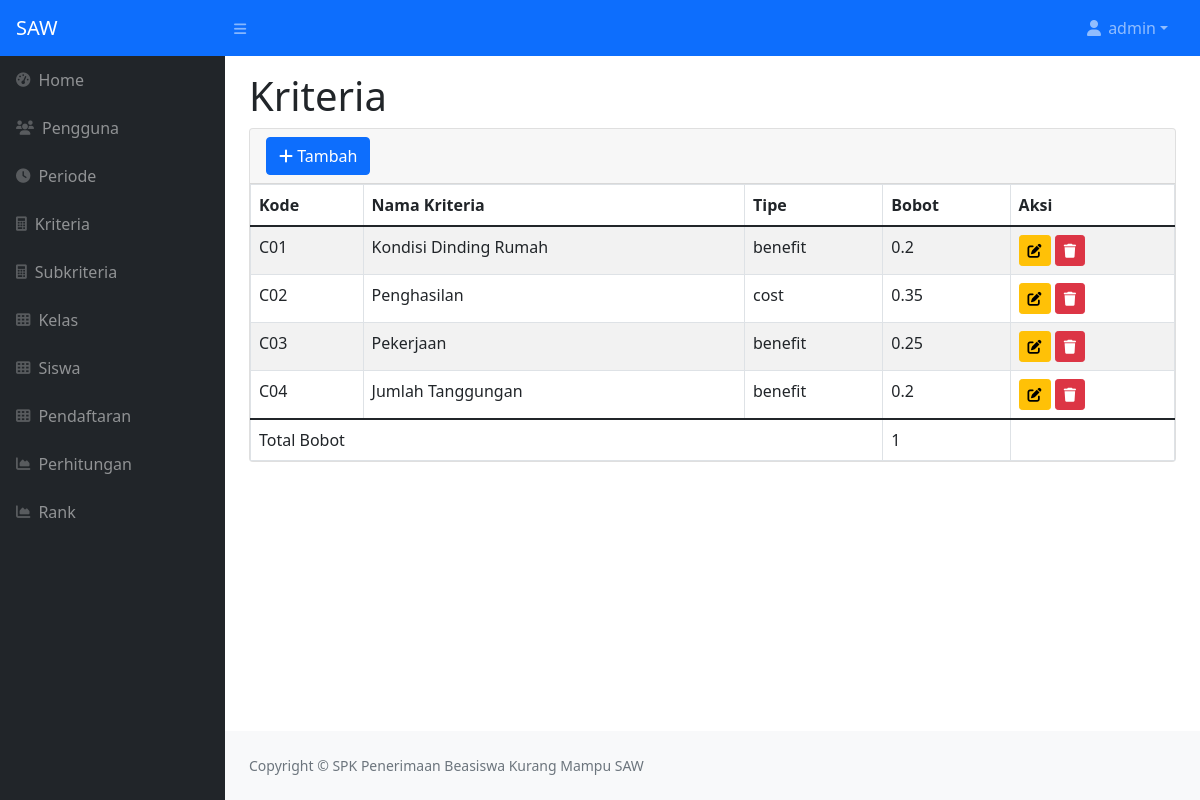
The app's page /index.php?m=kriteria (signed in) with its own data.
### tables this page shows
CREATE TABLE `tb_kriteria` (
  `kode_kriteria` varchar(16) NOT NULL,
  `nama_kriteria` varchar(255) DEFAULT NULL,
  `atribut` varchar(255) DEFAULT NULL,
  `bobot` double DEFAULT NULL
);

### config.php (called while the page is built)
<?php
$config["server"] = '172.23.0.3';
$config["username"] = 'root';
$config["password"] = 'changeme';
$config["database_name"] = 'zz_beasiswa';

### functions.php (called while the page is built, shortened)
<?php
include 'config.php';
include 'includes/db.php';
$db = new DB($config['server'], $config['username'], $config['password'], $config['database_name']);
function _get($key, $val = null)
{
    if (isset($_GET[$key]))
        return $_GET[$key];
    else
        return $val;
}
function esc_field($str)
{
    return addslashes($str);
}

### includes/db.php (called while the page is built, shortened)
<?php
class DB
{
    var $conn = null;
    public function __construct($host, $username, $passwd, $dbname)
    {
        $this->conn = mysqli_connect($host, $username, $passwd, $dbname);
    }
    public function query($sql)
    {
        $query = mysqli_query($this->conn, $sql) or die('<pre>Error mysqli_query: ' . mysqli_error($this->conn) . '<br />' . $sql . '</pre>');
        return $query;
    }
    public function get_results($sql)
    {
        $query = $this->query($sql);
        $arr = array();
        while ($row = mysqli_fetch_object($query)) {
            $arr[] = $row;
        }
        return $arr;
    }
}

### kriteria.php (the view, shortened to what this page needs)
<div class="page-header">
    <h1>Kriteria</h1>
</div>
<div class="card">
    <div class="card-header">
        <form class="row g-1 align-items-center">
            <div class="col-auto">
                <a class="btn btn-primary" href="?m=kriteria_tambah"><span class="fa fa-plus"></span> Tambah</a>
            </div>
        </form>
    </div>
    <div class="table-responsive">
        <table class="table table-bordered table-hover table-striped m-0">
            <thead>
                <tr>
                    <th>Kode</th>
                    <th>Nama Kriteria</th>
                    <th>Tipe</th>
                    <th>Bobot</th>
                    <th>Aksi</th>
                </tr>
            </thead>
            <?php
            $q = esc_field(_get('q'));
            $rows = $db->get_results("SELECT * FROM tb_kriteria WHERE nama_kriteria LIKE '%$q%' ORDER BY kode_kriteria");
            $bobot = 0;
            foreach ($rows as $row) : $bobot += $row->bobot ?>
                <tr>
                    <td><?= $row->kode_kriteria ?></td>
                    <td><?= $row->nama_kriteria ?></td>
                    <td><?= $row->atribut ?></td>
                    <td><?= $row->bobot ?></td>
                    <td>
                        <a class="btn btn-sm btn-warning" href="?m=kriteria_ubah&ID=<?= $row->kode_kriteria ?>"><span class="fa fa-edit"></span></a>
                        <a class="btn btn-sm btn-danger" href="aksi.php?act=kriteria_hapus&ID=<?= $row->kode_kriteria ?>" onclick="return confirm('Hapus data?')"><span class="fa fa-trash"></span></a>
                    </td>
                </tr>
            <?php endforeach ?>
            <tfoot>
                <tr>
                    <td colspan="3" class="text-right">Total Bobot</td>
                    <td><?= $bobot ?></td>
                    <td>&nbsp;</td>
                </tr>
            </tfoot>
        </table>
    </div>
</div>

### records on screen
tb_kriteria: kode_kriteria "C01", nama_kriteria "Kondisi Dinding Rumah", atribut "benefit", bobot "0.2"
tb_kriteria: kode_kriteria "C02", nama_kriteria "Penghasilan", atribut "cost", bobot "0.35"
tb_kriteria: kode_kriteria "C03", nama_kriteria "Pekerjaan", atribut "benefit", bobot "0.25"
tb_kriteria: kode_kriteria "C04", nama_kriteria "Jumlah Tanggungan", atribut "benefit", bobot "0.2"

### other values on screen
_session('login') "admin"
$bobot "1"
